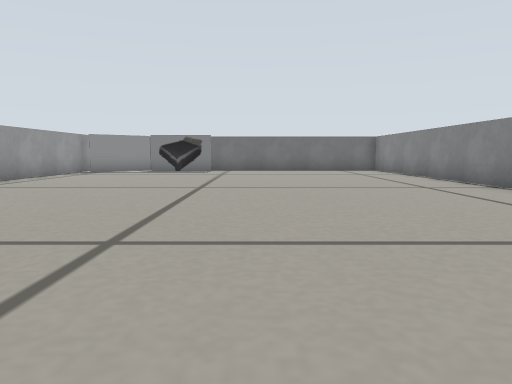
view 1 (above)

23 first-person views from a walk through a robot-simulator world made for Gazebo. The camera is 0.15 m above the floor, tilts 6° down and sees 70° across. The lines on the ground mark 1 m squares. The floor is counted in squares, 0.2 m on a side. Each view is taken from the middle of a square. On the plan, view 1 faces up. The plan holds only what a view shows up to about 11 squares ahead; the rest is blank.

view 2
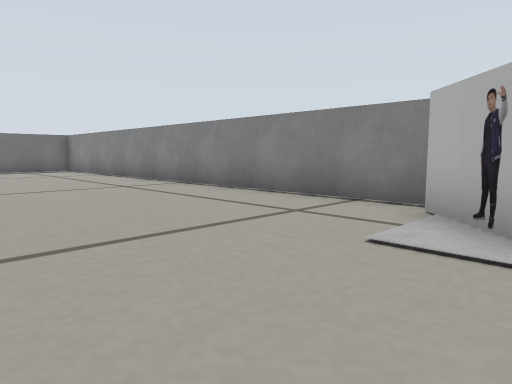

view 3
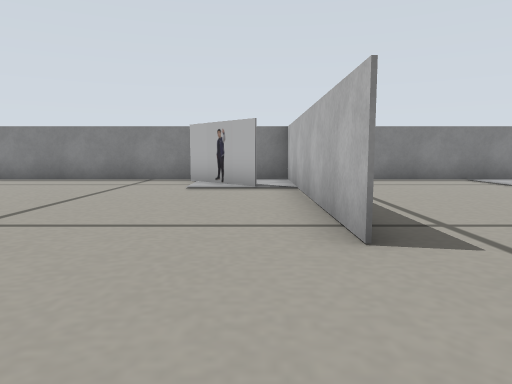

view 4
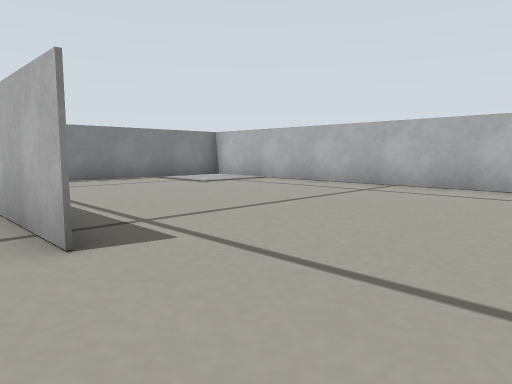

view 5
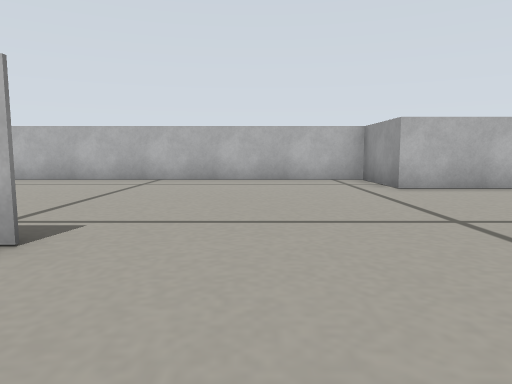

view 6
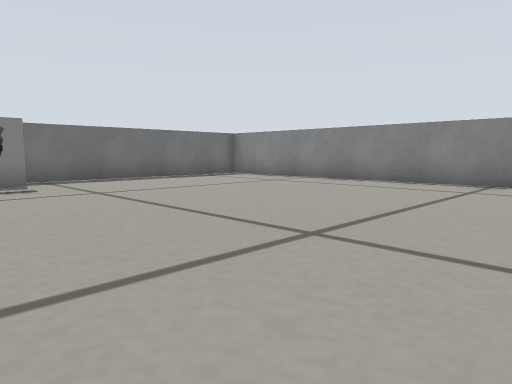

view 7
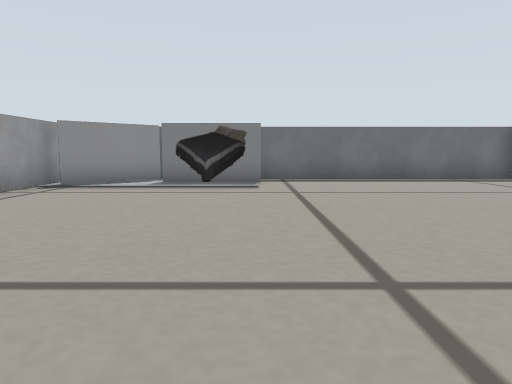

view 8
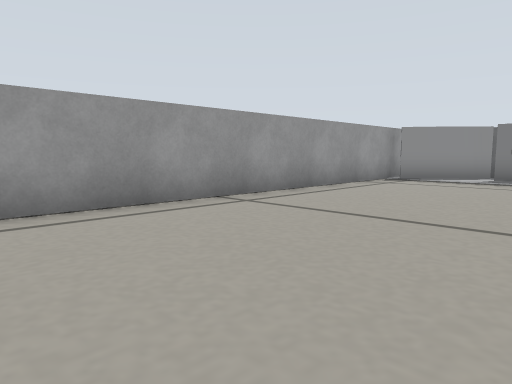

view 9
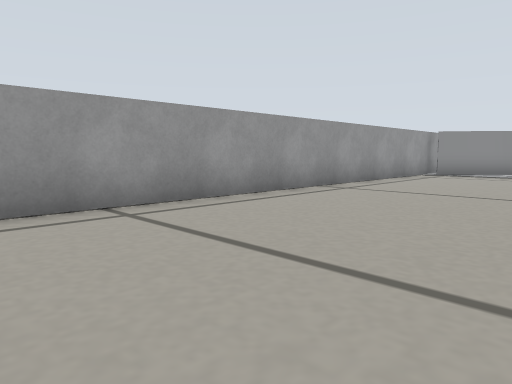

view 10
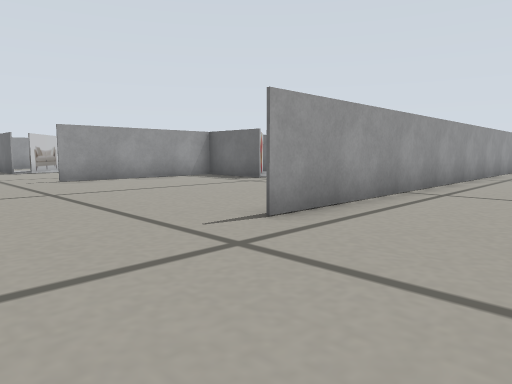

view 11
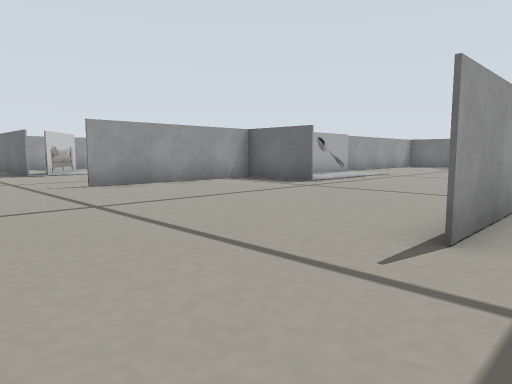

view 12
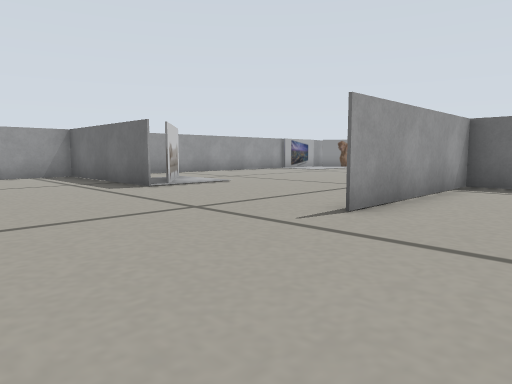

view 13
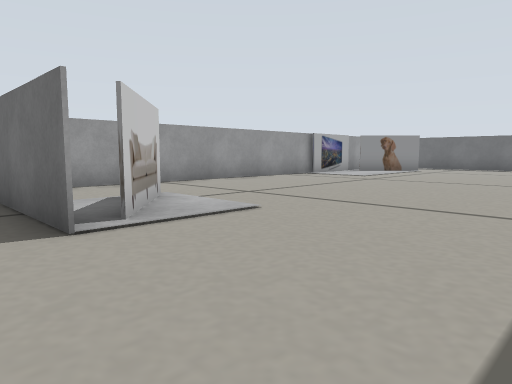

view 14
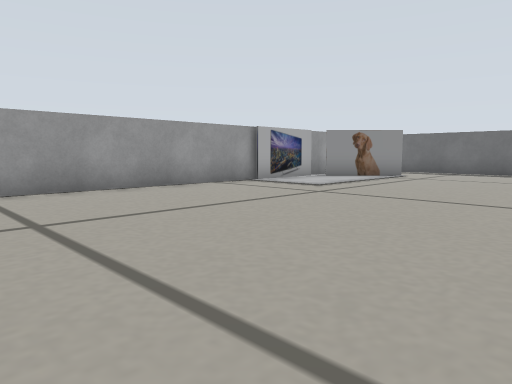

view 15
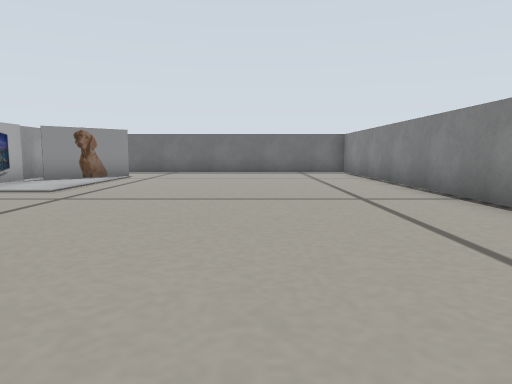

view 16
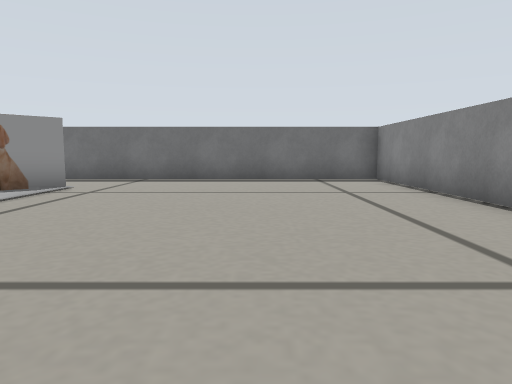

view 17
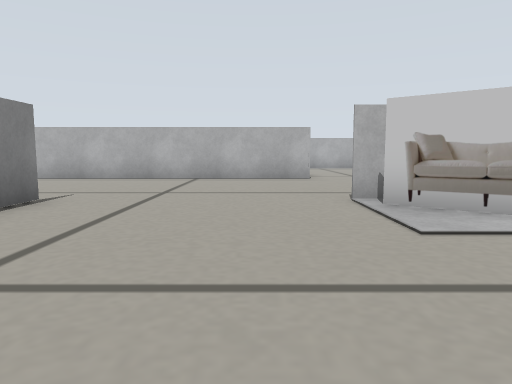

view 18
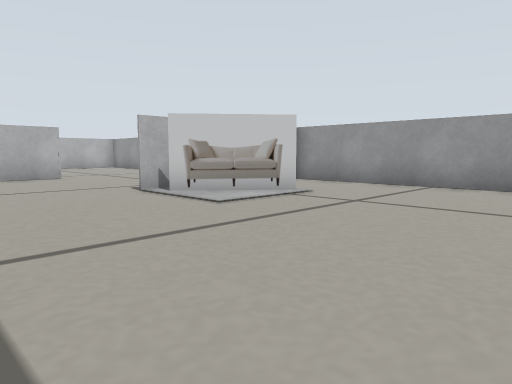

view 19
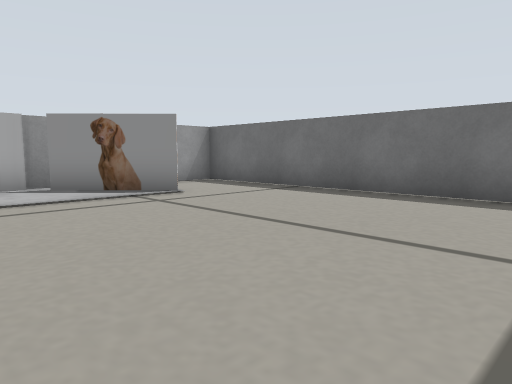

view 20
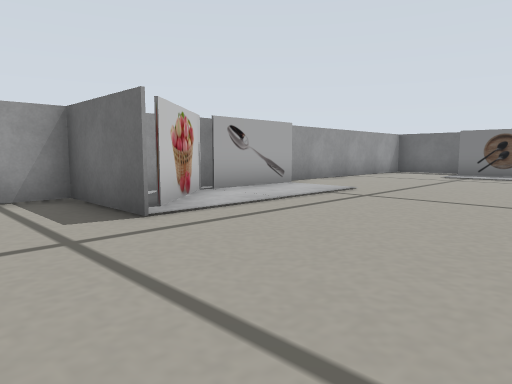

view 21
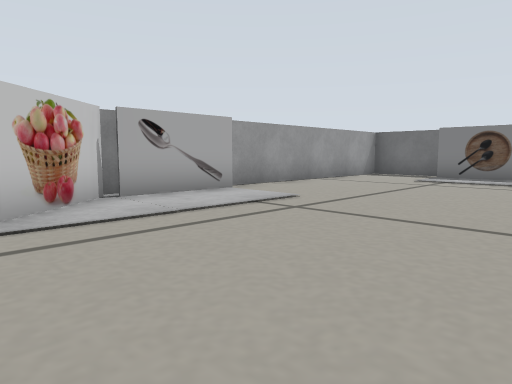

view 22
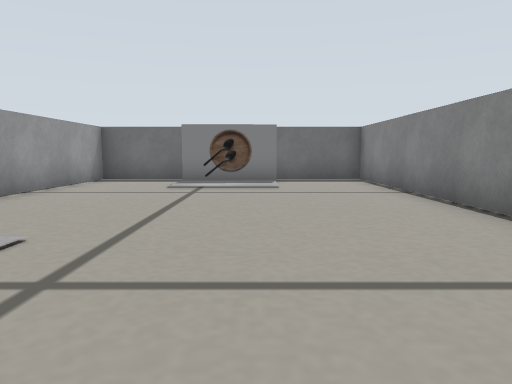

view 23
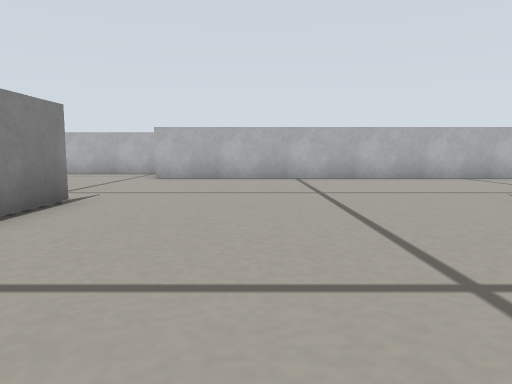

### Floor plan
Points are (right, up) in squares from view 1. A wall is a line through its corners. A room is listed if a view was taken in it or the views show most of it. See-through windows are left out.
Room 1 (views 1, 2, 3, 4, 5, 6, 7, 8, 9, 10, 11)
walls: (-2.1, -0.9) (5.4, -0.9) (5.4, 0); (5.4, 1.8) (5.4, 12.4); (-6.9, 15.2) (-6.9, -0.9); (-6.9, -5.8) (-6.9, -8.4) (2.9, -8.4); (5.5, 16.6) (-1.9, 16.6); (5.4, -7.4) (5.4, -3.2)
ways out: opening at (-7, -3) to room 2
objects: white box (-6, 15) to (-5, 16); bed (-4, 15) to (-2, 15); person (3, 0) to (4, 1)
Room 2 (views 12, 13, 14, 15, 16, 17, 18, 19, 20, 21, 22, 23)
walls: (-14.5, 8.4) (-14.5, 16.6); (-11.9, 4.1) (-14.4, 4.1) (-14.4, -0.9); (-14.5, -0.9) (-14.5, 0.1); (-20.2, -0.9) (-19.5, -0.9); (-24.5, 9.6) (-24.5, -0.9); (-7, 10.2) (-7, 16.6) (-9.5, 16.6); (-14.4, 16.6) (-14.4, 9.6); (-24.5, 13.1) (-24.5, 11.9); (-12, 16.6) (-24.5, 16.6) (-24.5, 15.5); (-7, -0.9) (-7, 0.8); (-19.6, -5.8) (-6.9, -5.8)
ways out: opening at (-7, -3) to room 1; opening at (-20, -3.5)
objects: TV (-24, 10) to (-24, 12); white box (-24, 13) to (-22, 14); sofa (-22, 0) to (-20, 1); white box (-14, 5) to (-13, 6); white box (-14, 7) to (-14, 8); white box (-12, 16) to (-10, 16)

Where each view was taken, in squares from view 1:
view 1: 0 up, 0 right, facing up
view 2: 0 up, 0 right, facing up-right
view 3: 0 up, 5 left, facing right
view 4: 0 up, 5 left, facing down-right
view 5: 2 up, 4 left, facing down
view 6: 6 up, 4 left, facing up-right
view 7: 6 up, 2 left, facing up
view 8: 4 up, 2 left, facing up-left
view 9: 1 up, 2 left, facing up-left
view 10: 4 down, 4 left, facing up-left
view 11: 4 down, 6 left, facing up-left
view 12: 5 down, 12 left, facing up-left
view 13: 2 down, 16 left, facing up-left
view 14: 2 up, 17 left, facing up-left
view 15: 2 up, 18 left, facing up
view 16: 6 up, 18 left, facing up
view 17: 5 up, 18 left, facing down
view 18: 6 up, 16 left, facing down-left
view 19: 10 up, 16 left, facing up-left
view 20: 2 up, 8 left, facing up-left
view 21: 4 up, 8 left, facing up-left
view 22: 6 up, 10 left, facing up
view 23: 5 up, 10 left, facing down
